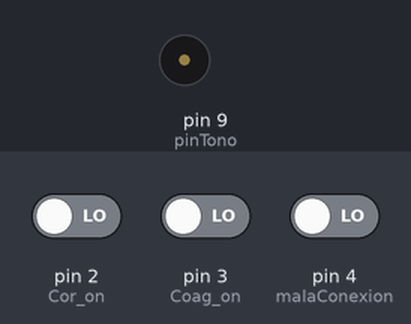
Recording of a sketch running on a simulated Arduino Uno, built with avr-gcc and run on an emulated ATmega328P. Parts: buzzer (waves = sounding). The inputs (shaded band) are chosen by the test bench; at power-on: pin 2 (Cor_on) LOW, pin 3 (Coag_on) LOW, pin 4 (malaConexion) LOW.

Above: at 1.2 s.
1.3 s: pin 2 (Cor_on) driven HIGH
At 1.7 s:
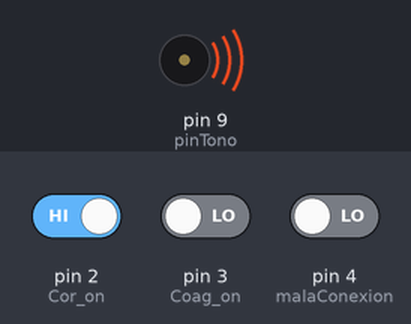
Timing chart, 0 to 4.3 s (numbered marks = the images above; inputs shaded):
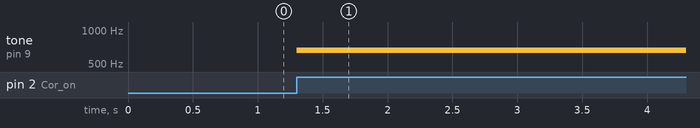

The sketch:

corte.ino
```cpp
int estadoBoton1=0;
int estadoBoton2=0;
int estadoBoton3=0;
int pinTono=9;
int Cor_on=2;
int Coag_on=3;
int malaConexion=4;

void setup() {
  // put your setup code here, to run once:

pinMode(pinTono,OUTPUT);
pinMode(Cor_on,INPUT); //Establecemos el pin 2 BotonCorte como entrada
pinMode(Coag_on,INPUT); //Establecemos el pin 3 BotonCoag como entrada
pinMode(malaConexion,INPUT);//Establecemos el pin 4 mala conexion como entrada

}

void loop() {
  // put your main code here, to run repeatedly:

  estadoBoton1=digitalRead(Cor_on);  //almacena la lectura digital
  if(estadoBoton1 == HIGH){
  tone(9,660,10);                     //tone(pin,frecuencia,duracion)
  }
   estadoBoton2=digitalRead(Coag_on);
  if(estadoBoton2 == HIGH){
  tone(9,940,10);
  }
  estadoBoton3=digitalRead(malaConexion);
  if(estadoBoton3 == HIGH){
  tone(9,3500,10);
  }

  }
```

Measured:
- after the input at 1.3 s, tone on pin 9 (pinTono): silent → 660 Hz at once
